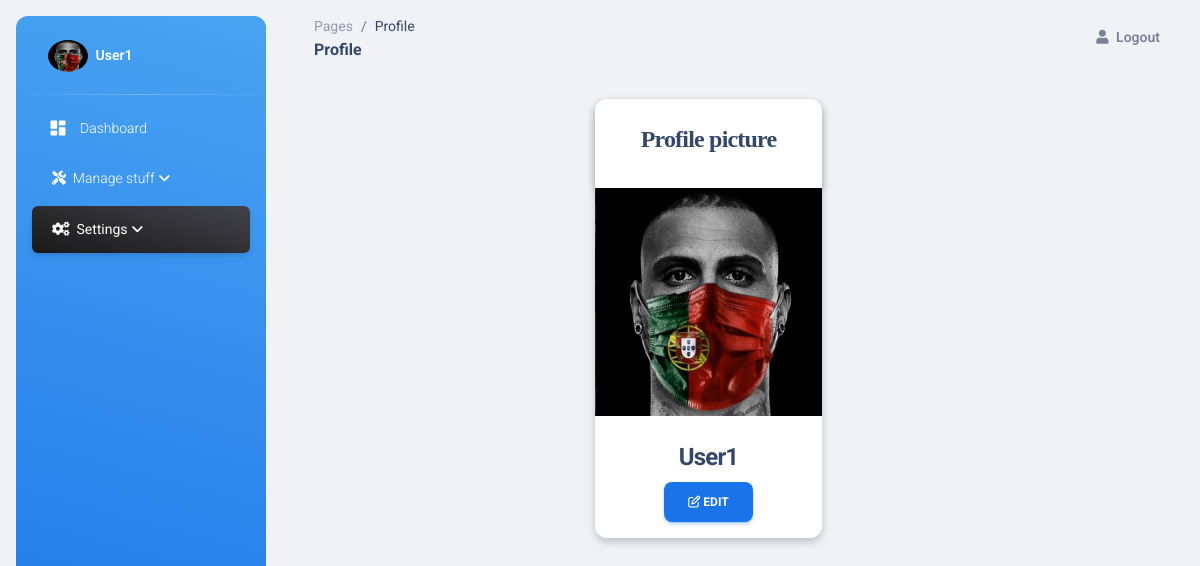
Screenshot of /system_users/Users/profile.php (signed in) with the database file from the repository.
### tables this page shows
CREATE TABLE `users` (
  `u_id` int(11) NOT NULL,
  `name` varchar(100) DEFAULT NULL,
  `phone` varchar(100) DEFAULT NULL,
  `email` varchar(100) DEFAULT NULL,
  `password` varchar(100) DEFAULT NULL,
  `image` varchar(100) DEFAULT NULL
);

### system_users/Users/profile.php (the view, shortened to what this page needs)
      <?php
    include "../../Connect/connection.php";
    $users_id=$_SESSION['u_id'];
    $sql_user_info="SELECT * FROM users where u_id=".$users_id."";
    $query_user_info=mysqli_query($con,$sql_user_info);
    while ($row_user_info=mysqli_fetch_assoc($query_user_info)) {
      $user_image=$row_user_info['image'];
      $user_name=$row_user_info['name'];
    }
?>
<!DOCTYPE html>
<html lang="en">
<?php require 'head.php';?>
<body class="g-sidenav-show  bg-gray-200">
  <aside class="sidenav navbar navbar-vertical navbar-expand-xs border-0 border-radius-xl my-3 fixed-start ms-3   bg-gradient-info" id="sidenav-main">
    <div class="sidenav-header">
      <a class="navbar-brand m-0" href="#" target="_blank">
        <img src="../../assets/img/users/<?php echo $user_image;?>" title="user image" style="width:40px;height:40px;border-radius:50%;" class="navbar-brand-img h-100" alt="main_logo">
        <span class="ms-1 font-weight-bold text-white"><?php echo $user_name;?></span>
      </a>
    </div>
    <hr class="horizontal light mt-0 mb-2">
    <div class="collapse navbar-collapse  w-auto " id="sidenav-collapse-main">
      <ul class="navbar-nav">
        <li class="nav-item">
          <a class="nav-link text-white" href="#" onclick="window.location.href='home.php'">
            <div class="text-white text-center me-2 d-flex align-items-center justify-content-center">
              <i class="material-icons opacity-10">dashboard</i>
            </div>
            <span class="nav-link-text ms-1">Dashboard</span>
          </a>
        </li>
        <li class="nav-item dropdown">
          <a class="nav-link dropdown-toggle text-white" href="#" id="navbarDropdown" role="button" data-bs-toggle="dropdown" aria-expanded="false">
            <span class="nav-link-text ms-1"><i class="fa fa-tools"></i>&nbsp;&nbsp;Manage stuff</span>
          </a>
        </li>
        <li class="nav-item dropdown">
          <a class="nav-link dropdown-toggle text-white active bg-gradient-dark" href="#" id="navbarDropdown" role="button" data-bs-toggle="dropdown" aria-expanded="false">
            <span class="nav-link-text ms-1"><i class="fa fa-cogs"></i>&nbsp;&nbsp;Settings</span>
          </a>
        </li>
      </ul>
    </div>
  </aside>
  <main class="main-content position-relative max-height-vh-100 h-100 border-radius-lg ">
    <nav class="navbar navbar-main navbar-expand-lg px-0 mx-4 shadow-none border-radius-xl" id="navbarBlur" data-scroll="true">
      <div class="container-fluid py-1 px-3">
        <nav aria-label="breadcrumb">
          <ol class="breadcrumb bg-transparent mb-0 pb-0 pt-1 px-0 me-sm-6 me-5">
            <li class="breadcrumb-item text-sm"><a class="opacity-5 text-dark" href="javascript:;">Pages</a></li>
            <li class="breadcrumb-item text-sm text-dark active" aria-current="page">Profile</li>
          </ol>
          <h6 class="font-weight-bolder mb-0">Profile</h6>
        </nav>
        <div class="collapse navbar-collapse mt-sm-0 mt-2 me-md-0 me-sm-4" id="navbar">
          <ul class="navbar-nav  justify-content-end">
            <li class="nav-item d-flex align-items-center">
              <a href="#" class="nav-link text-body font-weight-bold px-0" data-bs-toggle="modal" data-bs-target="#logoutModal">
                <i class="fa fa-user me-sm-1"></i>
                <span class="d-sm-inline d-none">Logout</span>
              </a>
            </li>
          </ul>
        </div>
      </div>
    </nav>
    <div class="container-fluid py-4">
      <div class="row">
        <div class="col-xl-4 col-sm-4 mb-xl-0 mb-4"></div>
        <div class="col-xl-4 col-sm-4 mb-xl-0 mb-4">
              <div class="card-body">
                <?php
                  $user_img_sql="SELECT * FROM users where image='user.png' and u_id=".$_SESSION['u_id']."";
                  $user_img_query=mysqli_query($con,$user_img_sql);
                  $img_number=mysqli_num_rows($user_img_query);
                ?>
                <div class="card card-primary card-outline text-center" style="width: 80%;box-shadow: 0 4px 8px 0 rgba(0, 0, 0, 0.2);">
                          <div class="card-header text-center" style="box-shadow: 0 4px 8px 0 rgba(0, 0, 0, 0.2);"><h4 style="font-family:initial;">Profile picture</h4></div>
                          <img src="..\..\assets\img\users\<?php echo $user_image;?>">
                          <div class="containers">
                            <br>
                            <h4><b><?php echo $user_name; ?></b></h4>
                            <?php
                              if ($img_number == 1) {
                                ?>
                                  <button class="btn btn-info" data-bs-toggle="modal" data-bs-target="#ImageModal"><i class="fa fa-image"></i>&nbsp;Add</button>
                                <?php
                              }else{
                                ?>
                                  <button class="btn btn-info" data-bs-toggle="modal" data-bs-target="#ImageModal"><i class="fa fa-edit"></i>&nbsp;Edit</button>
                                <?php
                              }
                            ?>
                          </div>
                        </div>
              </div>
            </div>
        </div>
      </div>
  </main>
</body>
</html>

### rows the page displays
users: image (picture), name "User1"
